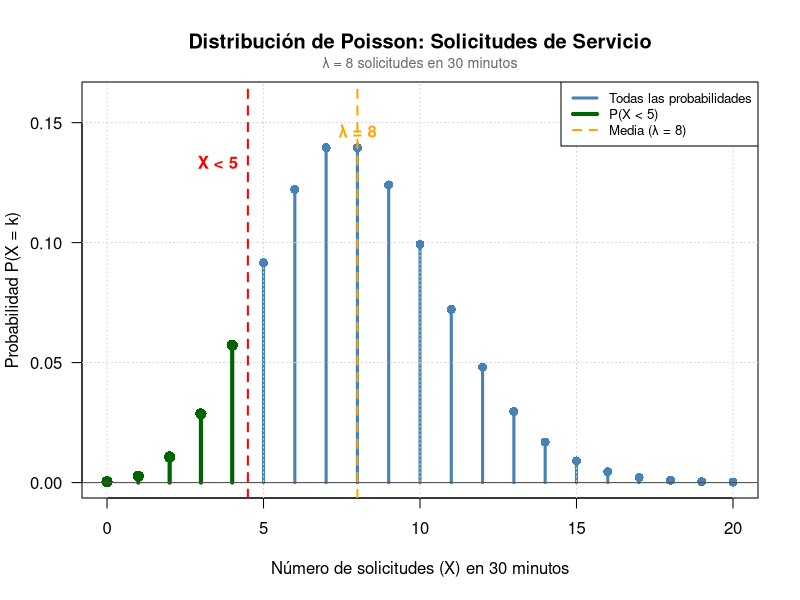

Generate this figure with R:
# ============================================
# CASO 3: DISTRIBUCIÓN DE POISSON
# ============================================

cat("====================================================\n")
cat("CASO 3: SOLICITUDES DE SERVICIO DE REPARACIÓN\n")
cat("====================================================\n\n")

# ============================================
# DATOS DEL PROBLEMA
# ============================================

cat("DATOS DEL PROBLEMA:\n")
cat("-------------------\n")
cat("• Se reciben 12 solicitudes en 45 minutos (promedio)\n")
cat("• Se desea calcular probabilidad en 30 minutos\n")
cat("• Pregunta: P(X < 5) en 30 minutos\n\n")

# ============================================
# AJUSTE DE LA TASA (λ) AL NUEVO INTERVALO
# ============================================

cat("====================================================\n")
cat("PASO 1: AJUSTAR LA TASA AL INTERVALO DESEADO\n")
cat("====================================================\n\n")

# Tasa original
solicitudes_45min <- 12
tiempo_original <- 45  # minutos
tiempo_nuevo <- 30     # minutos

# Calcular λ (lambda) para 30 minutos
lambda_30min <- (solicitudes_45min / tiempo_original) * tiempo_nuevo

cat("Tasa original: λ₄₅ =", solicitudes_45min, "solicitudes en 45 minutos\n\n")

cat("Cálculo de λ para 30 minutos:\n")
cat("-----------------------------\n")
cat("λ₃₀ = (λ₄₅ / t₁) × t₂\n")
cat("λ₃₀ = (", solicitudes_45min, "/ 45) × 30\n")
cat("λ₃₀ =", solicitudes_45min/tiempo_original, "× 30\n")
cat("λ₃₀ =", lambda_30min, "solicitudes en 30 minutos\n\n")

# ============================================
# MODELO PROBABILÍSTICO
# ============================================

cat("====================================================\n")
cat("MODELO PROBABILÍSTICO: DISTRIBUCIÓN DE POISSON\n")
cat("====================================================\n\n")

cat("JUSTIFICACIÓN:\n")
cat("--------------\n")
cat("Se utiliza la distribución de POISSON porque:\n\n")
cat("1. Contamos EVENTOS que ocurren en un INTERVALO de tiempo\n")
cat("2. Los eventos ocurren de manera INDEPENDIENTE\n")
cat("3. Los eventos ocurren con una TASA PROMEDIO constante\n")
cat("4. Se puede calcular la probabilidad de que ocurra\n")
cat("   cualquier número de eventos en el intervalo\n")
cat("5. Es un proceso de conteo con tasa conocida\n\n")

# ============================================
# FÓRMULA DE POISSON
# ============================================

cat("====================================================\n")
cat("FÓRMULA DE LA DISTRIBUCIÓN DE POISSON\n")
cat("====================================================\n\n")

cat("Fórmula general:\n")
cat("                    e^(-λ) × λ^k\n")
cat("   P(X = k) = ---------------------\n")
cat("                       k!\n\n")

cat("Donde:\n")
cat("  λ (lambda) = Tasa promedio de eventos en el intervalo\n")
cat("  k = Número específico de eventos\n")
cat("  e = Número de Euler (≈ 2.71828)\n\n")

# ============================================
# PARÁMETROS DEL MODELO
# ============================================

cat("====================================================\n")
cat("PARÁMETROS DEL MODELO EN ESTE CASO\n")
cat("====================================================\n\n")

cat("λ = 8:   Tasa promedio de solicitudes de servicio\n")
cat("         que se reciben en 30 minutos\n\n")

cat("k:       Número de solicitudes recibidas\n")
cat("         (variable aleatoria)\n\n")

# ============================================
# VARIABLE ALEATORIA
# ============================================

cat("====================================================\n")
cat("VARIABLE ALEATORIA\n")
cat("====================================================\n\n")

cat("X = Número de solicitudes de servicio recibidas en 30 minutos\n\n")

cat("SIGNIFICADO DE X:\n")
cat("-----------------\n")
cat("X representa la cantidad de solicitudes de reparación\n")
cat("de maquinarias que llegan al departamento durante un\n")
cat("período de 30 minutos.\n\n")

cat("X puede tomar valores: 0, 1, 2, 3, 4, 5, 6, ...\n\n")

# ============================================
# PROBABILIDAD SOLICITADA
# ============================================

cat("====================================================\n")
cat("PROBABILIDAD SOLICITADA\n")
cat("====================================================\n\n")

cat("Se pide: P(X < 5)\n\n")

cat("INTERPRETACIÓN:\n")
cat("---------------\n")
cat("Probabilidad de que se reciban MENOS de 5 solicitudes\n")
cat("en 30 minutos.\n\n")

cat("Esto equivale a:\n")
cat("P(X < 5) = P(X ≤ 4)\n")
cat("         = P(X=0) + P(X=1) + P(X=2) + P(X=3) + P(X=4)\n\n")

# ============================================
# CÁLCULO DE LA PROBABILIDAD
# ============================================

cat("====================================================\n")
cat("CÁLCULO DE LA PROBABILIDAD\n")
cat("====================================================\n\n")

# Calcular P(X < 5) = P(X ≤ 4)
prob_menos_5 <- ppois(q = 4, lambda = lambda_30min, lower.tail = TRUE)

cat("Usando ppois() de R:\n")
cat("--------------------\n")
cat("ppois(q = 4, lambda = 8, lower.tail = TRUE)\n\n")

cat("Donde:\n")
cat("  q = 4        → valor máximo (queremos X ≤ 4)\n")
cat("  lambda = 8   → tasa promedio en 30 minutos\n")
cat("  lower.tail = TRUE → probabilidad acumulada desde 0 hasta q\n\n")

cat("RESULTADO:\n")
cat("----------\n")
cat("P(X < 5) = P(X ≤ 4) =", prob_menos_5, "\n")
cat("P(X < 5) =", round(prob_menos_5, 6), "\n")
cat("P(X < 5) =", paste0(round(prob_menos_5 * 100, 4), "%"), "\n\n")

# ============================================
# PROCEDIMIENTO DETALLADO
# ============================================

cat("====================================================\n")
cat("PROCEDIMIENTO PARA CALCULAR LA PROBABILIDAD\n")
cat("====================================================\n\n")

cat("MÉTODO 1: Usando función de distribución acumulada (CDF)\n")
cat("---------------------------------------------------------\n")
cat("P(X < 5) = P(X ≤ 4) = F(4)\n\n")
cat("Donde F(4) es la función de distribución acumulada\n")
cat("de Poisson evaluada en k = 4\n\n")
cat("En R: ppois(4, lambda = 8)\n")
cat("Resultado:", prob_menos_5, "\n\n")

cat("MÉTODO 2: Suma de probabilidades individuales\n")
cat("----------------------------------------------\n")
cat("P(X < 5) = P(X=0) + P(X=1) + P(X=2) + P(X=3) + P(X=4)\n\n")

# Calcular cada probabilidad individual
prob_individual <- dpois(0:4, lambda = lambda_30min)
prob_suma <- sum(prob_individual)

cat("Calculando cada término:\n")
for(i in 0:4) {
  cat(sprintf("P(X = %d) = %.6f\n", i, prob_individual[i+1]))
}
cat("\nSuma total:\n")
cat("P(X < 5) =", prob_suma, "\n\n")

cat("✓ Verificación: Ambos métodos dan el mismo resultado\n\n")

# ============================================
# VERIFICACIÓN MANUAL DE UNA PROBABILIDAD
# ============================================

cat("====================================================\n")
cat("VERIFICACIÓN MANUAL: Cálculo de P(X = 3)\n")
cat("====================================================\n\n")

k_ejemplo <- 3
prob_manual <- (exp(-lambda_30min) * lambda_30min^k_ejemplo) / factorial(k_ejemplo)

cat("Fórmula: P(X = 3) = e^(-8) × 8³ / 3!\n\n")

cat("Paso 1: e^(-8) =", exp(-lambda_30min), "\n")
cat("Paso 2: 8³ =", lambda_30min^k_ejemplo, "\n")
cat("Paso 3: 3! =", factorial(k_ejemplo), "\n\n")

cat("P(X = 3) = (", exp(-lambda_30min), "×", lambda_30min^k_ejemplo, ") /", 
    factorial(k_ejemplo), "\n")
cat("P(X = 3) =", prob_manual, "\n")
cat("P(X = 3) usando dpois =", dpois(k_ejemplo, lambda_30min), "\n\n")

cat("✓ Verificación exitosa\n\n")

# ============================================
# INTERPRETACIÓN DEL RESULTADO
# ============================================

cat("====================================================\n")
cat("INTERPRETACIÓN DEL RESULTADO\n")
cat("====================================================\n\n")

cat("Probabilidad P(X < 5) =", paste0(round(prob_menos_5 * 100, 2), "%"), "\n\n")

cat("SIGNIFICADO:\n")
cat("------------\n")
cat("Hay una probabilidad del", paste0(round(prob_menos_5 * 100, 2), "%"), "\n")
cat("de que el departamento de reparación reciba MENOS de 5\n")
cat("solicitudes de servicio en un período de 30 minutos.\n\n")

cat("En otras palabras:\n")
cat("• De cada 100 períodos de 30 minutos,\n")
cat("  aproximadamente", round(prob_menos_5 * 100), "veces se recibirán\n")
cat("  menos de 5 solicitudes.\n\n")

# Probabilidad complementaria
prob_5_o_mas <- 1 - prob_menos_5
cat("Probabilidad complementaria:\n")
cat("P(X ≥ 5) = 1 - P(X < 5) =", round(prob_5_o_mas, 6), "\n")
cat("          =", paste0(round(prob_5_o_mas * 100, 2), "%"), "\n\n")

# ============================================
# TABLA DE PROBABILIDADES
# ============================================

cat("====================================================\n")
cat("TABLA DE PROBABILIDADES INDIVIDUALES\n")
cat("====================================================\n\n")

# Crear tabla hasta k = 15
k_vals <- 0:15
probs_tabla <- dpois(k_vals, lambda = lambda_30min)
probs_acum <- ppois(k_vals, lambda = lambda_30min)

tabla <- data.frame(
  k = k_vals,
  `P(X=k)` = round(probs_tabla, 6),
  `Porcentaje` = paste0(round(probs_tabla * 100, 2), "%"),
  `P(X≤k)` = round(probs_acum, 6),
  check.names = FALSE
)

print(tabla[1:12,])  # Mostrar primeros 12 valores
cat("\n")

# ============================================
# GRÁFICO DE LA DISTRIBUCIÓN
# ============================================

cat("====================================================\n")
cat("GENERANDO GRÁFICO DE LA DISTRIBUCIÓN...\n")
cat("====================================================\n\n")

# Ajustar márgenes
par(mar = c(5, 4, 4, 2) + 0.1)

# Valores para graficar (0 hasta 20)
x_vals <- 0:20
probs_graf <- dpois(x_vals, lambda = lambda_30min)

# Crear el gráfico
plot(x_vals, probs_graf, type = "h", lwd = 3, col = "steelblue",
     main = "Distribución de Poisson: Solicitudes de Servicio",
     xlab = "Número de solicitudes (X) en 30 minutos",
     ylab = "Probabilidad P(X = k)",
     ylim = c(0, max(probs_graf) * 1.15),
     las = 1)
grid()
points(x_vals, probs_graf, pch = 16, col = "steelblue", cex = 1.2)

# Resaltar la región X < 5 (X ≤ 4)
segments(x0 = 0:4, y0 = 0, x1 = 0:4, y1 = dpois(0:4, lambda_30min), 
         col = "darkgreen", lwd = 4)
points(0:4, dpois(0:4, lambda_30min), pch = 16, col = "darkgreen", cex = 1.5)

# Añadir línea vertical en x = 4.5
abline(v = 4.5, col = "red", lty = 2, lwd = 2)
text(4.5, max(probs_graf) * 0.95, "X < 5", col = "red", pos = 2, font = 2)

# Añadir la media (λ)
abline(v = lambda_30min, col = "orange", lty = 2, lwd = 2)
text(lambda_30min, max(probs_graf) * 1.05, 
     paste0("λ = ", lambda_30min), col = "orange", font = 2)

abline(h = 0, col = "gray30")

# Información adicional
mtext(paste0("λ = ", lambda_30min, " solicitudes en 30 minutos"), 
      side = 3, line = 0.5, cex = 0.85, col = "gray40")

# Leyenda
legend("topright", 
       legend = c("Todas las probabilidades", 
                  "P(X < 5)", 
                  paste0("Media (λ = ", lambda_30min, ")")),
       col = c("steelblue", "darkgreen", "orange"),
       lwd = c(3, 4, 2),
       lty = c(1, 1, 2),
       cex = 0.8,
       bg = "white")

cat("✓ Gráfico generado exitosamente\n\n")

# ============================================
# RESUMEN EJECUTIVO
# ============================================

cat("====================================================\n")
cat("RESUMEN EJECUTIVO\n")
cat("====================================================\n\n")

cat("MODELO:        Distribución de Poisson\n")
cat("PARÁMETRO:     λ = 8 solicitudes en 30 minutos\n")
cat("VARIABLE:      X = Número de solicitudes en 30 min\n")
cat("PROBABILIDAD:  P(X < 5) =", round(prob_menos_5, 6), "\n")
cat("               P(X < 5) =", paste0(round(prob_menos_5 * 100, 2), "%"), "\n\n")

cat("CONCLUSIÓN:\n")
cat("-----------\n")
cat("Es POCO PROBABLE (", paste0(round(prob_menos_5 * 100, 2), "%"),
    ") que se reciban\n")
cat("menos de 5 solicitudes en 30 minutos, dado que el\n")
cat("promedio esperado es de 8 solicitudes en ese período.\n\n")

cat("====================================================\n")
cat("FIN DEL ANÁLISIS - CASO 3\n")
cat("====================================================\n")